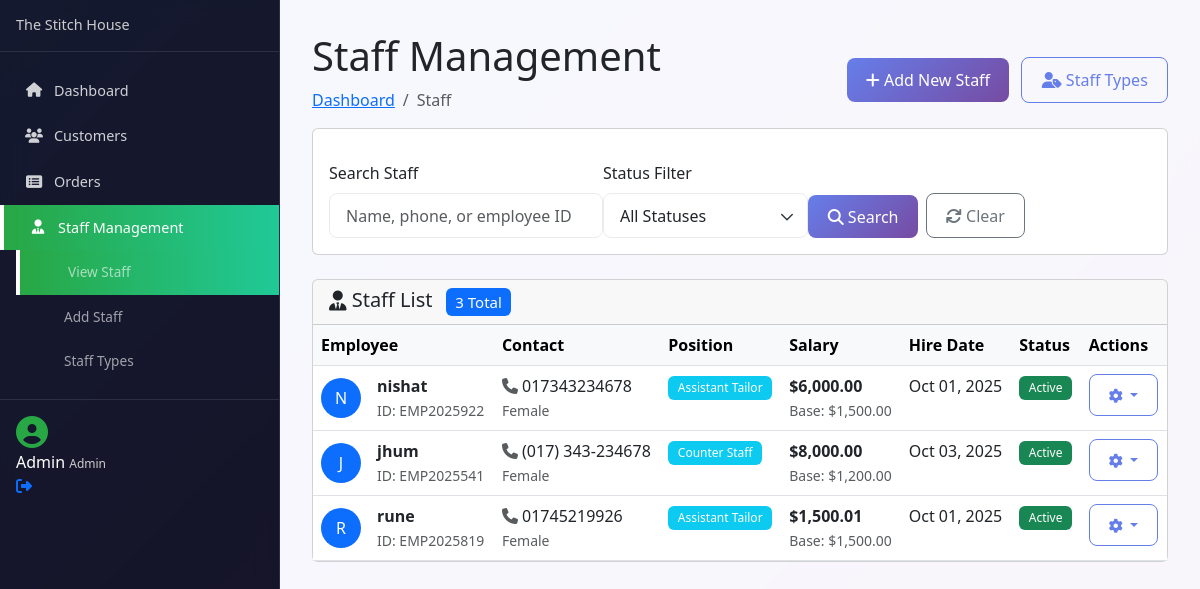
The page /admin/staff.php (signed in) on the database its author committed.
### tables this page shows
CREATE TABLE `users` (
  `id` bigint(20) UNSIGNED NOT NULL,
  `name` varchar(255) NOT NULL,
  `email` varchar(255) NOT NULL,
  `username` varchar(255) NOT NULL,
  `email_verified_at` timestamp NULL DEFAULT NULL,
  `password` varchar(255) NOT NULL,
  `avatar` varchar(255) DEFAULT NULL,
  `phone` varchar(20) DEFAULT NULL,
  `role` enum('admin','manager','staff','customer') DEFAULT 'customer',
  `status` enum('active','inactive') DEFAULT 'active',
  `remember_token` varchar(100) DEFAULT NULL,
  `created_at` timestamp NULL DEFAULT NULL,
  `updated_at` timestamp NULL DEFAULT NULL
);

CREATE TABLE `staff` (
  `id` bigint(20) UNSIGNED NOT NULL,
  `staff_type_id` bigint(20) UNSIGNED DEFAULT NULL,
  `user_id` bigint(20) UNSIGNED DEFAULT NULL,
  `fullname` varchar(255) NOT NULL,
  `address` text NOT NULL,
  `gender` enum('Male','Female','Other') NOT NULL,
  `phone` varchar(255) DEFAULT NULL,
  `salary` decimal(10,2) NOT NULL,
  `hire_date` date NOT NULL,
  `avatar` varchar(255) DEFAULT NULL,
  `employee_id` varchar(50) UNIQUE DEFAULT NULL,
  `status` enum('active','inactive','terminated') DEFAULT 'active',
  `deleted_at` timestamp NULL DEFAULT NULL,
  `created_at` timestamp NULL DEFAULT NULL,
  `updated_at` timestamp NULL DEFAULT NULL
);

CREATE TABLE `staff_types` (
  `id` bigint(20) UNSIGNED NOT NULL,
  `title` varchar(255) NOT NULL,
  `description` text DEFAULT NULL,
  `base_salary` decimal(10,2) DEFAULT NULL,
  `created_at` timestamp NULL DEFAULT NULL,
  `updated_at` timestamp NULL DEFAULT NULL
);

### admin/includes/config.php (called while the page is built, shortened)
<?php
function isUserLoggedIn() {
    return isset($_SESSION['user_id']) && !empty($_SESSION['user_id']);
}
function getCurrentAdmin($mysqli) {
    try {
        $stmt = $mysqli->prepare("SELECT id, name, email, role, status FROM users WHERE id = ? AND status = 'active'");
        $stmt->bind_param("i", $_SESSION['user_id']);
        $stmt->execute();
        $result = $stmt->get_result();
        $user = $result->fetch_assoc();
        return $user;
    } catch (Exception $e) {
        return null;
    }
}
function formatCurrency($amount) {
    return '$' . number_format($amount, 2);
}
function formatDate($date, $format = 'M d, Y') {
    return date($format, strtotime($date));
}
?>

### admin/staff.php (the view, shortened to what this page needs)
<?php
require_once 'includes/config.php';
$currentAdmin = getCurrentAdmin($mysqli);
$page = isset($_GET['page']) ? (int)$_GET['page'] : 1;
$limit = 10;
$offset = ($page - 1) * $limit;
$search = isset($_GET['search']) ? sanitize($_GET['search']) : '';
$where_conditions = ["s.deleted_at IS NULL"];
$where_clause = implode(" AND ", $where_conditions);
try {
    $count_query = "
        SELECT COUNT(*) as total
        FROM staff s
        LEFT JOIN staff_types st ON s.staff_type_id = st.id
        WHERE $where_clause
    ";
    $stmt = $mysqli->prepare($count_query);
    $stmt->execute();
    $result = $stmt->get_result();
    $total_records = $result->fetch_assoc()['total'];
    $query = "
        SELECT s.*, st.title as staff_type_title, st.base_salary as base_salary
        FROM staff s
        LEFT JOIN staff_types st ON s.staff_type_id = st.id
        WHERE $where_clause
        ORDER BY s.created_at DESC
        LIMIT $limit OFFSET $offset
    ";
    $stmt = $mysqli->prepare($query);
    $stmt->execute();
    $result = $stmt->get_result();
    $staff = [];
    while ($row = $result->fetch_assoc()) {
        $staff[] = $row;
    }
} catch(Exception $e) {
    showError("Error fetching staff: " . $e->getMessage());
    $staff = [];
    $total_pages = 0;
}
?>
<!DOCTYPE html>
<html lang="en">
<head>
    <link href="https://cdn.jsdelivr.net/npm/bootstrap@5.3.0/dist/css/bootstrap.min.css" rel="stylesheet">
    <link href="https://cdnjs.cloudflare.com/ajax/libs/font-awesome/6.4.0/css/all.min.css" rel="stylesheet">
    <link href="assets/admin.css" rel="stylesheet">
</head>
<body class="admin-body">
    <div class="admin-wrapper">
        <nav class="admin-sidebar">
            <div class="sidebar-header">
                <h4 class="sidebar-title">The Stitch House</h4>
            </div>
            <div class="sidebar-menu">
                <ul class="nav flex-column">
                    <li class="nav-item">
                        <a class="nav-link" href="dashboard.php">
                            <i class="fas fa-home"></i>
                            <span>Dashboard</span>
                        </a>
                    </li>
                    <li class="nav-item">
                        <a class="nav-link" href="customers.php">
                            <i class="fas fa-users"></i>
                            <span>Customers</span>
                        </a>
                    </li>
                    <li class="nav-item">
                        <a class="nav-link" href="orders.php">
                            <i class="fas fa-list-alt"></i>
                            <span>Orders</span>
                        </a>
                    </li>
                    <li class="nav-item dropdown">
                        <a class="nav-link dropdown-toggle active" href="#" data-bs-toggle="collapse" data-bs-target="#staffMenu">
                            <i class="fas fa-user-tie"></i>
                            <span>Staff Management</span>
                        </a>
                        <div class="collapse show" id="staffMenu">
                            <ul class="nav flex-column ms-3">
                                <li class="nav-item">
                                    <a class="nav-link active" href="staff.php">View Staff</a>
                                </li>
                                <li class="nav-item">
                                    <a class="nav-link" href="add-staff.php">Add Staff</a>
                                </li>
                                <li class="nav-item">
                                    <a class="nav-link" href="staff-types.php">Staff Types</a>
                                </li>
                            </ul>
                        </div>
                    </li>
                </ul>
            </div>
            <div class="sidebar-footer">
                <div class="admin-user-info">
                    <div class="admin-avatar">
                        <i class="fas fa-user-circle"></i>
                    </div>
                    <div class="admin-details">
                        <span class="admin-name"><?= htmlspecialchars($currentAdmin['name']) ?></span>
                        <small class="admin-role"><?= ucfirst($currentAdmin['role']) ?></small>
                    </div>
                    <a href="logout.php" class="logout-btn" title="Logout">
                        <i class="fas fa-sign-out-alt"></i>
                    </a>
                </div>
            </div>
        </nav>
        <main class="admin-content">
            <div class="content-header">
                <div class="d-flex justify-content-between align-items-center">
                    <div>
                        <h1 class="content-title">Staff Management</h1>
                        <nav aria-label="breadcrumb">
                            <ol class="breadcrumb">
                                <li class="breadcrumb-item"><a href="dashboard.php">Dashboard</a></li>
                                <li class="breadcrumb-item active">Staff</li>
                            </ol>
                        </nav>
                    </div>
                    <div class="header-actions">
                        <a href="add-staff.php" class="btn btn-primary">
                            <i class="fas fa-plus"></i> Add New Staff
                        </a>
                        <a href="staff-types.php" class="btn btn-outline-primary ms-2">
                            <i class="fas fa-user-tag"></i> Staff Types
                        </a>
                    </div>
                </div>
            </div>
            <div class="card mb-4">
                <div class="card-body">
                    <form method="GET" action="staff.php" class="row g-3">
                        <div class="col-md-4">
                            <label for="search" class="form-label">Search Staff</label>
                            <input type="text" class="form-control" id="search" name="search"
                                   value="<?= htmlspecialchars($search) ?>"
                                   placeholder="Name, phone, or employee ID">
                        </div>
                        <div class="col-md-3">
                            <label for="status" class="form-label">Status Filter</label>
                            <select class="form-select" id="status" name="status">
                                <option value="">All Statuses</option>
                            </select>
                        </div>
                        <div class="col-md-5 d-flex align-items-end gap-2">
                            <button type="submit" class="btn btn-primary">
                                <i class="fas fa-search"></i> Search
                            </button>
                            <a href="staff.php" class="btn btn-outline-secondary">
                                <i class="fas fa-refresh"></i> Clear
                            </a>
                        </div>
                    </form>
                </div>
            </div>
            <div class="card">
                <div class="card-header">
                    <h5 class="card-title mb-0">
                        <i class="fas fa-user-tie"></i> Staff List
                        <span class="badge bg-primary ms-2"><?= $total_records ?> Total</span>
                    </h5>
                </div>
                <div class="card-body p-0">
                    <?php if (empty($staff)): ?>
                        <div class="text-center py-5">
                            <i class="fas fa-user-tie fa-3x text-muted mb-3"></i>
                            <h5 class="text-muted">No staff members found</h5>
                            <p class="text-muted">Start by adding your first staff member</p>
                            <a href="add-staff.php" class="btn btn-primary">
                                <i class="fas fa-plus"></i> Add Staff
                            </a>
                        </div>
                    <?php else: ?>
                        <div class="table-responsive">
                            <table class="table table-hover mb-0">
                                <thead class="table-light">
                                    <tr>
                                        <th>Employee</th>
                                        <th>Contact</th>
                                        <th>Position</th>
                                        <th>Salary</th>
                                        <th>Hire Date</th>
                                        <th>Status</th>
                                        <th>Actions</th>
                                    </tr>
                                </thead>
                                <tbody>
                                    <?php foreach ($staff as $employee): ?>
                                        <tr>
                                            <td>
                                                <div class="d-flex align-items-center">
                                                    <div class="employee-avatar me-3">
                                                        <?php if ($employee['avatar']): ?>
                                                            <img src="<?= htmlspecialchars($employee['avatar']) ?>"
                                                                 alt="Avatar" class="rounded-circle" width="40" height="40">
                                                        <?php else: ?>
                                                            <div class="bg-primary text-white rounded-circle d-flex align-items-center justify-content-center"
                                                                 style="width: 40px; height: 40px;">
                                                                <?= strtoupper(substr($employee['fullname'], 0, 1)) ?>
                                                            </div>
                                                        <?php endif; ?>
                                                    </div>
                                                    <div>
                                                        <strong><?= htmlspecialchars($employee['fullname']) ?></strong>
                                                        <br>
                                                        <small class="text-muted">ID: <?= htmlspecialchars($employee['employee_id']) ?></small>
                                                    </div>
                                                </div>
                                            </td>
                                            <td>
                                                <div>
                                                    <i class="fas fa-phone text-muted"></i> <?= htmlspecialchars($employee['phone']) ?>
                                                    <br>
                                                    <small class="text-muted"><?= ucfirst($employee['gender']) ?></small>
                                                </div>
                                            </td>
                                            <td>
                                                <span class="badge bg-info">
                                                    <?= htmlspecialchars($employee['staff_type_title'] ?: 'No Type') ?>
                                                </span>
                                            </td>
                                            <td>
                                                <strong><?= formatCurrency($employee['salary']) ?></strong>
                                                <?php if ($employee['base_salary'] && $employee['salary'] != $employee['base_salary']): ?>
                                                    <br>
                                                    <small class="text-muted">Base: <?= formatCurrency($employee['base_salary']) ?></small>
                                                <?php endif; ?>
                                            </td>
                                            <td><?= formatDate($employee['hire_date']) ?></td>
                                            <td>
                                                <?php
                                                $status_colors = [
                                                    'active' => 'success',
                                                    'inactive' => 'warning',
                                                    'terminated' => 'danger'
                                                ];
                                                $color = $status_colors[$employee['status']] ?? 'secondary';
                                                ?>
                                                <span class="badge bg-<?= $color ?>">
                                                    <?= ucfirst($employee['status']) ?>
                                                </span>
                                            </td>
                                            <td>
                                                <div class="btn-group" role="group">
                                                    <button type="button" class="btn btn-sm btn-outline-primary dropdown-toggle"
                                                            data-bs-toggle="dropdown">
                                                        <i class="fas fa-cog"></i>
                                                    </button>
                                                </div>
                                            </td>
                                        </tr>
                                    <?php endforeach; ?>
                                </tbody>
                            </table>
                        </div>
                    <?php endif; ?>
                </div>
            </div>
        </main>
    </div>
</body>
</html>

### rows shown on the page
users: name "Admin", role "Admin"
staff: fullname "N", fullname "nishat", employee "EMP2025922", phone "017343234678", gender "Female", staff_type.title "Assistant Tailor", salary "$6,000.00", staff_type.base_salary "$1,500.00", hire_date "Oct 01, 2025", status "Active"
staff: fullname "J", fullname "jhum", employee "EMP2025541", phone "(017) 343-234678", gender "Female", staff_type.title "Counter Staff", salary "$8,000.00", staff_type.base_salary "$1,200.00", hire_date "Oct 03, 2025", status "Active"
staff: fullname "R", fullname "rune", employee "EMP2025819", phone "01745219926", gender "Female", staff_type.title "Assistant Tailor", salary "$1,500.01", staff_type.base_salary "$1,500.00", hire_date "Oct 01, 2025", status "Active"

### other values the page prints
$total_records "3"
